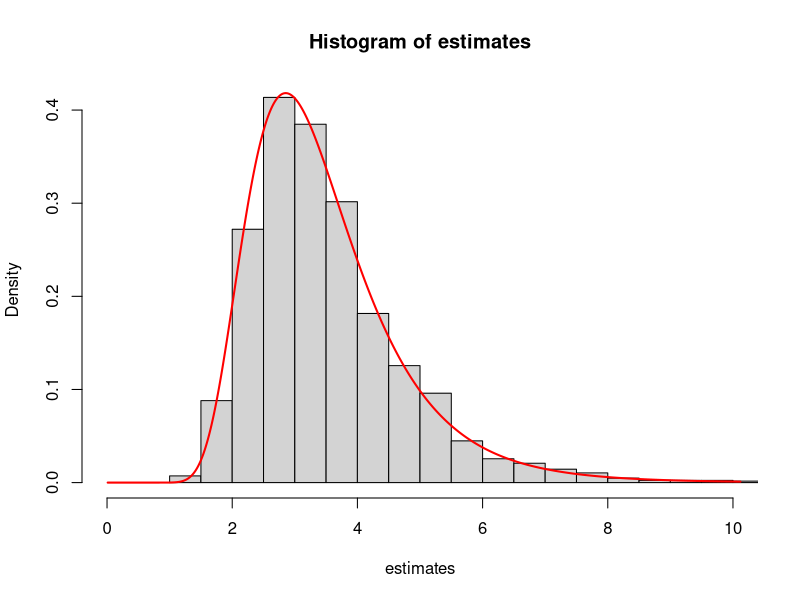

The R source for this figure:
set.seed(123)
true_theta <- 3.14      # true value of parameter
n <- 10                 # sample size
M <- 2500               # how many repetitions
estimates <- numeric(M) # preallocate storage for the sample of estimates

for(m in 1:M){
  X <- (1-runif(n))^(-1/true_theta) - 1
  estimates[m] <- n / sum(log(X + 1))
}

hist(estimates, breaks = "Scott", freq = FALSE, , xlim = c(0, 10))
curve(dgamma(1 / x, shape = n, rate = n * true_theta) / (x^2), 
      from = 0, to = max(estimates), n = 1000, col = "red", 
      lwd = 2, add = TRUE)
#abline(v = true_theta)